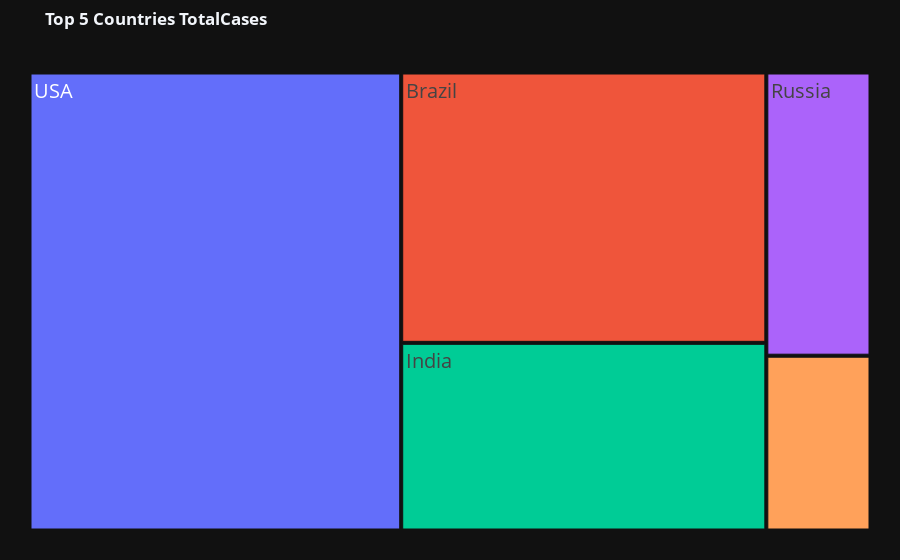
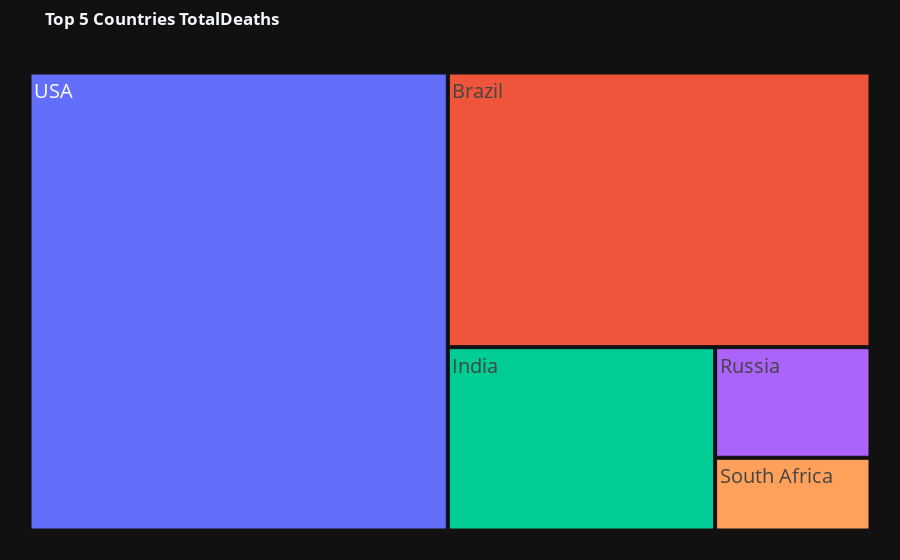

Notebook cell for these charts, in order:
### Markdown cell above
## Plotly Express

### Code cell
# Plotly Express or PX. Plotly Express is a built-in part of the plotly library,
# contains functions that can create entire figures at once.
import plotly.express as px
columns = ['TotalCases','TotalDeaths']
for i in columns:
    fig=px.treemap(world_data_df1.iloc[0:5],values=i,path=['Country/Region'],template="plotly_dark",
                   title="<b>Top 5 Countries {}</b>".format(i))
    fig.update_layout(
    uniformtext=dict(minsize=20, mode='hide'),
    margin = dict(t=50, l=25, r=25, b=25)
    )
    fig.show()

### Figure 1 — Plotly figure (JSON) as saved in the notebook; plotly's stock layout.template omitted (floating-point values rounded to 4 significant figures)
{"data": [{"branchvalues": "total", "domain": {"x": [0, 1], "y": [0, 1]}, "hovertemplate": "labels=%{label}<br>TotalCases=%{value}<br>parent=%{parent}<br>id=%{id}<extra></extra>", "ids": ["Brazil", "India", "Russia", "South Africa", "USA"], "labels": ["Brazil", "India", "Russia", "South Africa", "USA"], "name": "", "parents": ["", "", "", "", ""], "type": "treemap", "values": [2917562, 2025409, 871894, 538184, 5032179]}], "layout": {"legend": {"tracegroupgap": 0}, "margin": {"b": 25, "l": 25, "r": 25, "t": 50}, "title": {"text": "<b>Top 5 Countries TotalCases</b>"}, "uniformtext": {"minsize": 20, "mode": "hide"}}}

### Figure 2 — Plotly figure (JSON) as saved in the notebook; plotly's stock layout.template omitted (floating-point values rounded to 4 significant figures)
{"data": [{"branchvalues": "total", "domain": {"x": [0, 1], "y": [0, 1]}, "hovertemplate": "labels=%{label}<br>TotalDeaths=%{value}<br>parent=%{parent}<br>id=%{id}<extra></extra>", "ids": ["Brazil", "India", "Russia", "South Africa", "USA"], "labels": ["Brazil", "India", "Russia", "South Africa", "USA"], "name": "", "parents": ["", "", "", "", ""], "type": "treemap", "values": [98644, 41638, 14606, 9604, 162804]}], "layout": {"legend": {"tracegroupgap": 0}, "margin": {"b": 25, "l": 25, "r": 25, "t": 50}, "title": {"text": "<b>Top 5 Countries TotalDeaths</b>"}, "uniformtext": {"minsize": 20, "mode": "hide"}}}
